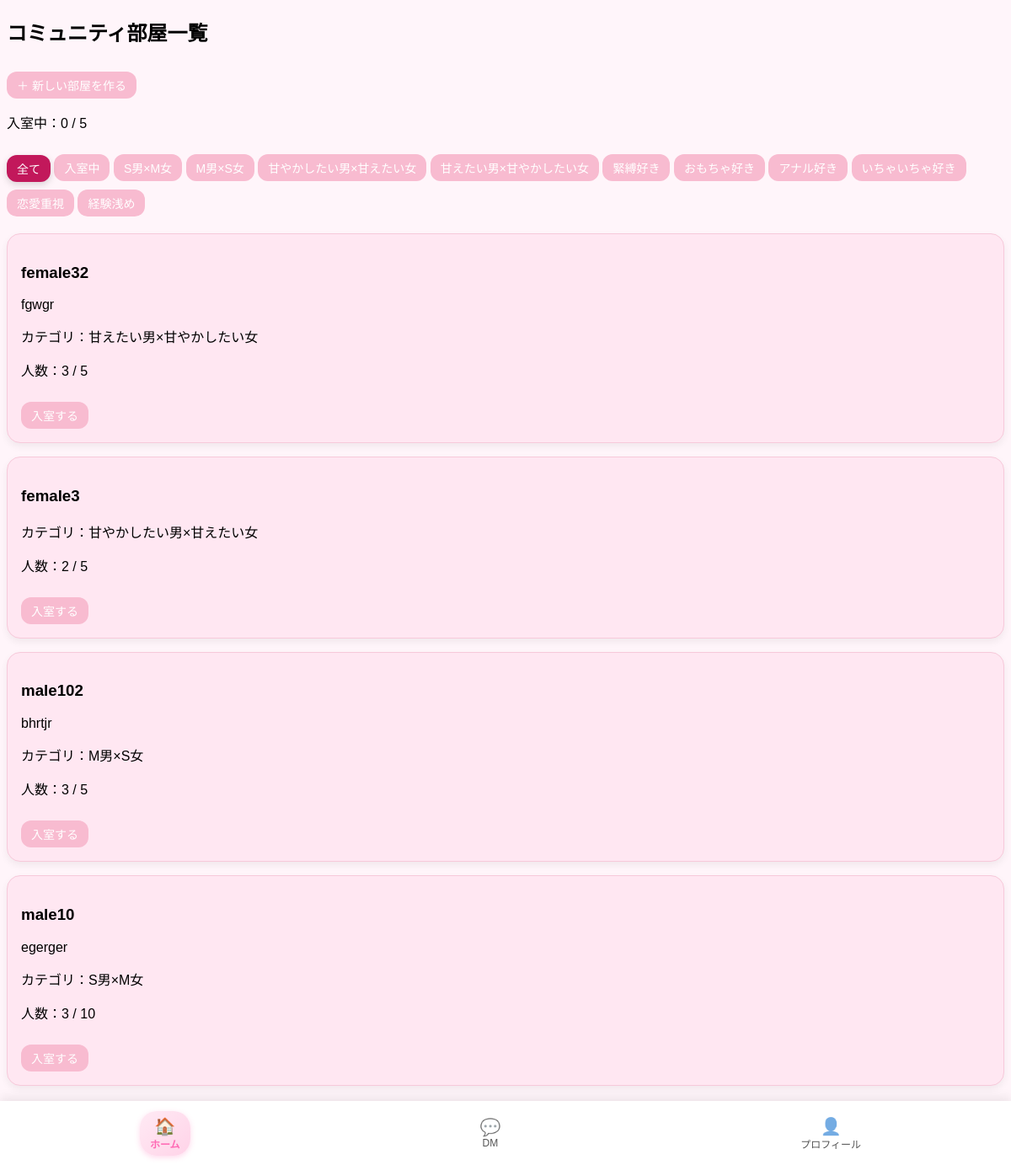
/community/rooms/ (signed in), run on the app's committed database.
### community_app/models.py (models this page shows, shortened)
class Category(models.Model):
    name = models.CharField(max_length=50)

class Room(models.Model):
    category = models.ForeignKey(Category, on_delete=models.CASCADE)
    name = models.CharField(max_length=50)
    description = models.TextField(blank=True)
    max_members = models.IntegerField(default=5)
    created_by = models.ForeignKey(User, on_delete=models.CASCADE)
    created_at = models.DateTimeField(auto_now_add=True)

### community_app/views.py (the view)
# urls.py: path('community/rooms/', views.room_list, name='room_list'),
def room_list(request):
    category_id = request.GET.get('category')
    filter_type = request.GET.get('filter')
    if category_id:
        rooms = Room.objects.filter(category_id=category_id)
    else:
        rooms = Room.objects.all().order_by('-created_at')
    if filter_type == "joined":
        joined_room_ids = RoomMember.objects.filter(user=request.user).values_list('room_id', flat=True)
        rooms = rooms.filter(id__in=joined_room_ids)
    categories = Category.objects.all()
    room_status = []
    for room in rooms:
        is_member = RoomMember.objects.filter(room=room, user=request.user).exists()
        room_status.append({
            "room": room,
            "is_member": is_member,
        })
    current_count = RoomMember.objects.filter(user=request.user).count()
    return render(request, 'community_app/room_list.html', {
        'room_status': room_status,
        'categories': categories,
        'selected_category': category_id,
        'current_count': current_count,   # ★ 追加
    })

### community/context_processors.py (called while the page is built)
def r2_settings(request):
    return {
        'R2_BASE_URL': settings.R2_BASE_URL,
    }

### community_app/templates/community_app/room_list.html
{% extends 'base.html' %}
{% load static %}
{% block extra_css %}
<link rel="stylesheet" href="{% static 'css/timeline.css' %}">
{% endblock %}
{% block content %}
<h2 class="page-title">コミュニティ部屋一覧</h2>
<a href="{% url 'room_create' %}" class="create-room-btn">＋ 新しい部屋を作る</a>
<p class="room-limit">入室中：{{ current_count }} / 5</p>
<div class="filter-area">
    <a href="{% url 'room_list' %}"
        class="filter-btn {% if not selected_category and not request.GET.filter %}active{% endif %}">
        全て
    </a>
    <a href="{% url 'room_list' %}?filter=joined"
        class="filter-btn {% if request.GET.filter == 'joined' %}active{% endif %}">
        入室中
    </a>
    {% for category in categories %}
        <a href="{% url 'room_list' %}?category={{ category.id }}"
           class="filter-btn {% if selected_category == category.id|stringformat:'s' %}active{% endif %}">
            {{ category.name }}
        </a>
    {% endfor %}
</div>
<div class="room-list">
    {% for item in room_status %}
        {% with room=item.room %}
            <div class="room-card">
                <h3>{{ room.name }}</h3>
                <p class="room-description">{{ room.description }}</p>
                <p>カテゴリ：{{ room.category.name }}</p>
                <p>人数：{{ room.members.count }} / {{ room.max_members }}</p>
                {% if item.is_member %}
                    <a href="{% url 'room_detail' room.id %}" class="enter-btn">入室中 → 部屋へ</a>
                {% else %}
                    <a href="{% url 'join_room' room.id %}" class="enter-btn">入室する</a>
                {% endif %}
            </div>
        {% endwith %}
    {% endfor %}
</div>
{% endblock %}

### community_app/static/css/timeline.css (style rules this page uses)
body { background: #fff5fa; font-family: "Noto Sans JP", sans-serif; }
.filter-btn { display: inline-block; margin-top: 10px; padding: 6px 12px; background: #F8BBD0; color: white; border-radius: 12px; text-decoration: none; font-size: 14px; transition: 0.2s; }
.filter-btn.active { background: #C2185B; color: #fff; box-shadow: 0 3px 8px rgba(0,0,0,0.15); transform: translateY(1px); }
.filter-area { margin-bottom: 20px; }
.room-card { background: #ffe7f2; border: 1px solid #f7c9da; border-radius: 16px; padding: 16px; margin-bottom: 16px; box-shadow: 0 4px 10px rgba(0,0,0,0.06); }
.enter-btn { display: inline-block; margin-top: 10px; padding: 6px 12px; background: #F8BBD0; color: white; border-radius: 12px; text-decoration: none; font-size: 14px; }
.create-room-btn { display: inline-block; margin-top: 10px; padding: 6px 12px; background: #F8BBD0; color: white; border-radius: 12px; text-decoration: none; font-size: 14px; }

### data on the page
Category: name "S男×M女"
Category: name "M男×S女"
Category: name "甘やかしたい男×甘えたい女"
Category: name "甘えたい男×甘やかしたい女"
Category: name "緊縛好き"
Category: name "おもちゃ好き"
Category: name "アナル好き"
Category: name "いちゃいちゃ好き"
Category: name "恋愛重視"
Category: name "経験浅め"
Room: room.name "female32", room.description "fgwgr", room.category.name "甘えたい男×甘やかしたい女", room.members.count "3", room.max_members "5"
Room: room.name "female3", room.category.name "甘やかしたい男×甘えたい女", room.members.count "2", room.max_members "5"
Room: room.name "male102", room.description "bhrtjr", room.category.name "M男×S女", room.members.count "3", room.max_members "5"
Room: room.name "male10", room.description "egerger", room.category.name "S男×M女", room.members.count "3", room.max_members "10"

### other printed values
{{ current_count }} "0"
